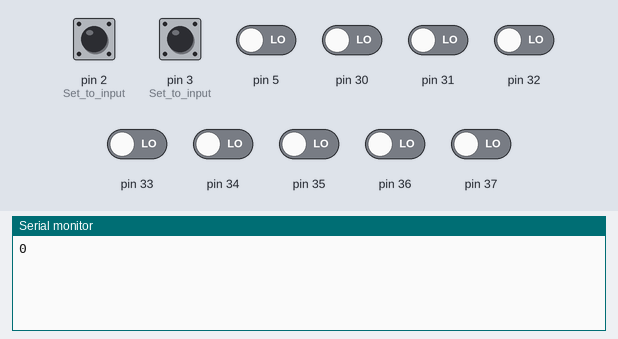
Bench run of a sketch on a simulated Arduino Mega 2560, built with avr-gcc and run on an emulated ATmega2560. On the bench: the last lines printed to the serial monitor. Inputs (shaded band) come from the test bench; at power-on: pin 2 (Set_to_input), pin 3 (Set_to_input) HIGH, pin 5, pin 30–37 LOW.

Above: at 1.2 s.
1.3 s: pin 2 (Set_to_input) pulled LOW for 0.15 s
At 2.7 s:
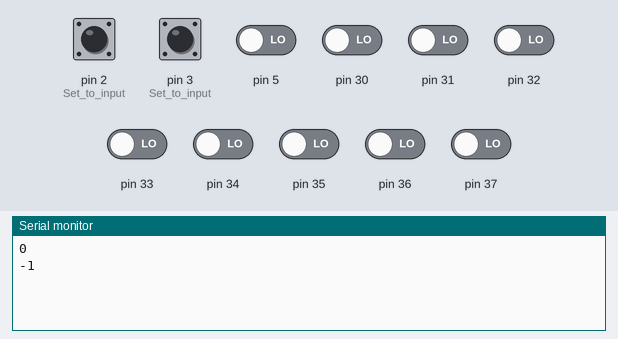
2.9 s: pin 2 (Set_to_input) pulled LOW for 1 s
At 4.7 s:
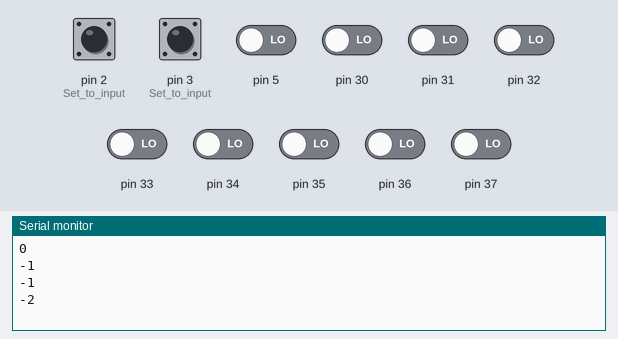
Timing chart, 0 to 6.2 s (numbered marks = the images above; inputs shaded):
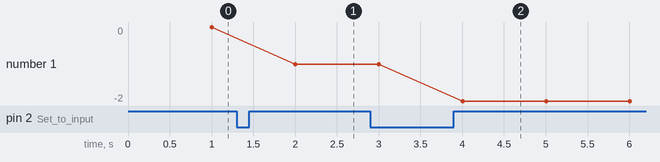

The sketch:

PortRegistEncoder.ino
```cpp
/*********Encoder Tester************

   Motor's 1CH Encoder Tester Code for arduino Mega.
   Interrupt pin
    - Mega               - pin 2, 3

   Created By Interactics
 *************************************/

void CH_A_ISR();
void CH_B_ISR();

byte ddreMask =
  ~(
    (1 << DDE4) |  // pinMode( 2, INPUT ); // Set to input
    (1 << DDE5)   //  pinMode( 3, INPUT ); // Set to input
  );

byte porteMask =
  (
    (1 << PORTE4) |  // digitalWrite( 2, HIGH ); // Enable the pullup
    (1 << PORTE5)    // digitalWrite( 3, HIGH ); // Enable the pullup
  );

byte pincMask =
  (
    (1 << PINE4) |
    (1 << PINE5)
  );

volatile long Encoder = 0;
uint8_t       Pdat    = PINC & pincMask;
unsigned long time_m;

void setup( void )
{
  DDRE  = DDRE  & ddreMask;       // Configure the pins for input
  PORTE = PORTE | porteMask;      // Enable the pullups

  time_m =  millis();

  Serial.begin(115200);
  attachInterrupt(digitalPinToInterrupt(2), CH_A_ISR, RISING);
}

void loop() {
  if (millis() - time_m  > 1000) {
    Serial.println(Encoder);
    time_m = millis();
  }
}

void CH_A_ISR() {
  Pdat = PINE & pincMask;
  if (((Pdat >> PINE5) & 0b1) ^ ((Pdat >> PINE4) & 0b1))
    Encoder++;
  else
    Encoder--;
}
```

Measured:
- after the input at 1.3 s, the serial monitor: prints a new line after 0.70 s (image 1)
- after the input at 2.9 s, the serial monitor: prints a new line after 1.1 s (image 2)
- plotted number 1: 0 → -1 after the input at 1.3 s, -1 → -2 after the input at 2.9 s
